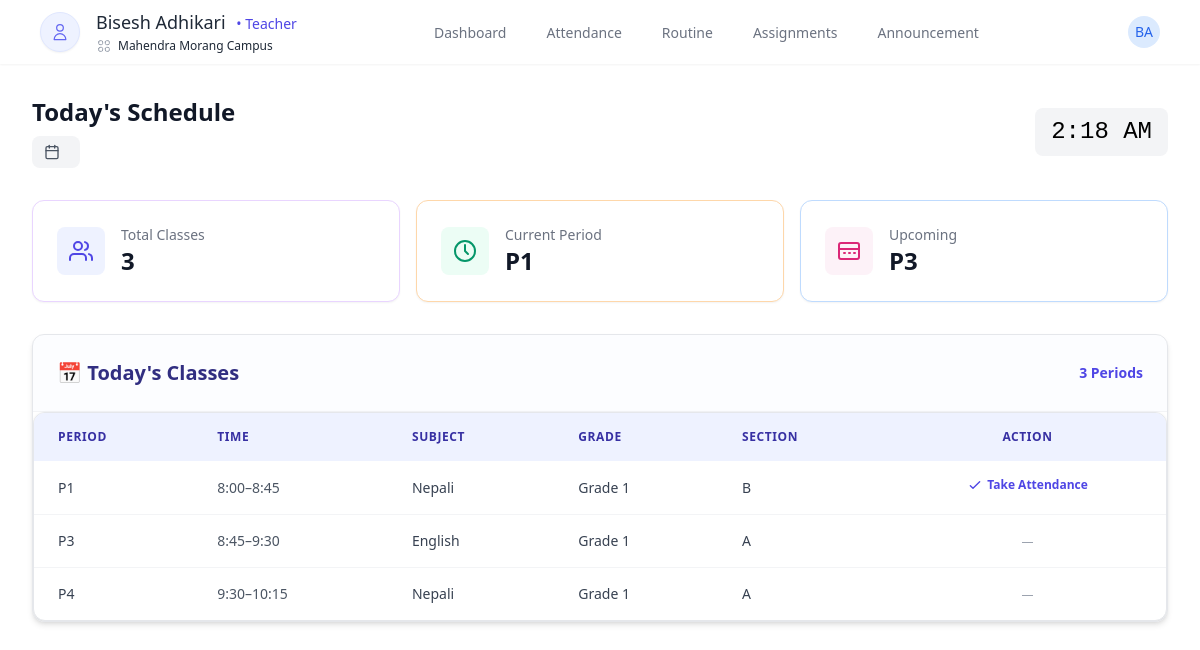
Screenshot of /routine/ (signed in) with the database file from the repository.
### users/models.py (models this page shows, shortened)
class CustomUser(AbstractUser):
    school = models.ForeignKey(School, on_delete=models.CASCADE, null=True, blank=True)
    is_school_admin = models.BooleanField(default=False)
    is_teacher = models.BooleanField(default=False)
    is_student = models.BooleanField(default=False)

class School(models.Model):
    name = models.CharField(max_length=100, unique=True)
    created_at = models.DateTimeField(auto_now_add=True)

### school/models.py (models this page shows, shortened)
class Routine(models.Model):
    DAY_CHOICES = [
        ("Sunday", "Sunday"),
        ("Monday", "Monday"),
        ("Tuesday", "Tuesday"),
        ("Wednesday", "Wednesday"),
        ("Thursday", "Thursday"),
        ("Friday", "Friday"),
    ]
    day = models.CharField(max_length=10, choices=DAY_CHOICES)
    period_number = models.PositiveIntegerField()
    subject = models.ForeignKey(Subjects, on_delete=models.CASCADE)
    teacher = models.ForeignKey(TeacherProfile, on_delete=models.CASCADE)
    grade = models.ForeignKey(Grade, on_delete=models.CASCADE)
    section = models.ForeignKey(Section, on_delete=models.CASCADE)
    school = models.ForeignKey(School, on_delete=models.CASCADE)
    class Meta:
        unique_together = ['day', 'period_number', 'grade', 'section', 'school']

class Subjects(models.Model):
    name = models.CharField(max_length=50)
    school = models.ForeignKey(School, on_delete=models.CASCADE, related_name='subjects')
    grade = models.ForeignKey(Grade, on_delete=models.CASCADE, related_name='subjects', null=True, blank=True)

class Grade(models.Model):
    school = models.ForeignKey(School, on_delete=models.CASCADE)
    grade_number = models.PositiveIntegerField(blank=True, null=True)
    name = models.CharField(max_length=20, blank=True, null=True)
    class Meta:
        unique_together = ('school', 'name', 'grade_number')

class Section(models.Model):
    school = models.ForeignKey(School, on_delete=models.CASCADE)
    grade = models.ForeignKey(Grade, on_delete=models.CASCADE, related_name='sections', null=True, blank=True)
    name = models.CharField(max_length=10)
    class Meta:
        unique_together = ('grade', 'name',)

### dashboard/views.py (the view)
# urls.py: path('routine/', teacher_routine_view, name='teacher_routine'),
def teacher_routine_view(request):
    if request.user.is_teacher:
        teacher_profile = get_object_or_404(TeacherProfile, user=request.user)
        today = datetime.today().strftime('%A')
        routines = Routine.objects.filter(
            teacher=teacher_profile,
            day=today
        ).order_by('period_number')
        return render(request, 'dashboard/teachers/teacher_routine.html', {
            'routines': routines,
            'today': today,
        })
    else:
        return render(request, 'not_authorized.html')

### dashboard/templatetags/custom_tags.py (called while the page is built)
@register.filter
def short_school_name(value):
    words = value.split()
    if len(words) >= 4:
        return f"{words[0]} {words[1]} {words[-1]}"
    return value

### dashboard/templates/dashboard/teachers/teacher_routine.html (shortened to what this page needs)
{% extends "dashboard/base.html" %}
{% block content %}
<div class="max-w-7xl mx-auto px-4 sm:px-6 lg:px-8 py-8">
  <div class="flex flex-col md:flex-row justify-between items-start md:items-center gap-4 mb-8">
    <div>
      <h1 class="text-2xl font-bold text-gray-900">Today's Schedule</h1>
      <div class="flex items-center gap-3 mt-2">
        <div class="flex items-center gap-2 bg-gray-100 px-3 py-2 rounded-lg text-sm text-gray-600">
        </div>
      </div>
    </div>
    <div class="text-2xl font-mono font-medium bg-gray-100 px-4 py-2 rounded-lg">
      <span id="live-clock">{{ now|date:"H:i" }}</span>
    </div>
  </div>
  <div class="grid grid-cols-1 sm:grid-cols-2 lg:grid-cols-3 gap-4 mb-8">
    <div class="bg-white p-6 rounded-xl shadow-sm border border-purple-200 hover:shadow-md transition-shadow duration-200">
      <div class="flex items-center gap-4">
        <div class="p-3 rounded-lg bg-indigo-50 text-indigo-600">
        </div>
        <div>
          <p class="text-sm font-medium text-gray-500">Total Classes</p>
          <p class="text-2xl font-semibold text-gray-900">{{ routines|length }}</p>
        </div>
      </div>
    </div>
    <div class="bg-white p-6 rounded-xl shadow-sm border border-orange-200 hover:shadow-md transition-shadow duration-200">
      <div class="flex items-center gap-4">
        <div class="p-3 rounded-lg bg-emerald-50 text-emerald-600">
          <svg xmlns="http://www.w3.org/2000/svg" class="h-6 w-6" viewBox="0 0 24 24" fill="none" stroke="currentColor" stroke-width="2" stroke-linecap="round" stroke-linejoin="round">
            <circle cx="12" cy="12" r="10"></circle>
            <polyline points="12 6 12 12 15 15"></polyline>
          </svg>
        </div>
        <div>
          <p class="text-sm font-medium text-gray-500">Current Period</p>
          <p class="text-2xl font-semibold text-gray-900">{% if routines %}P{{ routines.0.period_number }}{% else %}None{% endif %}</p>
        </div>
      </div>
    </div>
    <div class="bg-white p-6 rounded-xl shadow-sm border border-blue-200 hover:shadow-md transition-shadow duration-200">
      <div class="flex items-center gap-4">
        <div class="p-3 rounded-lg bg-pink-50 text-pink-600">
          <svg xmlns="http://www.w3.org/2000/svg" class="h-6 w-6" viewBox="0 0 24 24" fill="none" stroke="currentColor" stroke-width="2" stroke-linecap="round" stroke-linejoin="round">
            <rect x="2" y="4" width="20" height="16" rx="2"></rect>
            <path d="M2 10h20M7 14h1m4 0h1m4 0h1"></path>
          </svg>
        </div>
        <div>
          <p class="text-sm font-medium text-gray-500">Upcoming</p>
          <p class="text-2xl font-semibold text-gray-900">{% if routines|length > 1 %}P{{ routines.1.period_number }}{% else %}None{% endif %}</p>
        </div>
      </div>
    </div>
  </div>
  <div class="bg-white rounded-xl shadow-md overflow-hidden border border-gray-200">
      {% if routines %}
      <div class="p-6 border-b border-gray-100 bg-indigo-50/20">
        <div class="flex justify-between items-center">
          <h2 class="text-xl font-bold text-indigo-900">📅 Today's Classes</h2>
          <span class="text-sm font-semibold text-indigo-600">{{ routines|length }} Period{{ routines|pluralize }}</span>
        </div>
      </div>
      <div class="overflow-x-auto rounded-xl shadow border border-gray-200 bg-white">
  <table class="min-w-full text-sm text-gray-700">
    <thead class="bg-indigo-50 text-indigo-800 text-left text-xs uppercase tracking-wider">
      <tr>
        <th class="px-6 py-4 font-semibold">Period</th>
        <th class="px-6 py-4 font-semibold">Time</th>
        <th class="px-6 py-4 font-semibold">Subject</th>
        <th class="px-6 py-4 font-semibold">Grade</th>
        <th class="px-6 py-4 font-semibold">Section</th>
        <th class="px-6 py-4 font-semibold text-center">Action</th>
      </tr>
    </thead>
    <tbody class="divide-y divide-gray-100">
      {% for r in routines %}
      <tr class="hover:bg-indigo-50/30 transition">
        <td class="px-6 py-4 font-medium">P{{ r.period_number }}</td>
        <td class="px-6 py-4 text-gray-600">
          {% cycle '8:00–8:45' '8:45–9:30' '9:30–10:15' '10:30–11:15' '11:15–12:00' '12:00–12:45' %}
        </td>
        <td class="px-6 py-4">{{ r.subject.name }}</td>
        <td class="px-6 py-4">Grade {{ r.grade.grade_number }}</td>
        <td class="px-6 py-4">{{ r.section.name }}</td>
        <td class="px-6 py-4 text-center">
          {% if forloop.first %}
          <a href="{% url 'attendance' %}"
             class="inline-flex items-center gap-1 text-xs font-semibold text-indigo-600 hover:text-indigo-800 hover:underline transition">
            <svg xmlns="http://www.w3.org/2000/svg" class="h-4 w-4" fill="none"
              viewBox="0 0 24 24" stroke="currentColor" stroke-width="2">
              <path stroke-linecap="round" stroke-linejoin="round"
                d="M5 13l4 4L19 7" />
            </svg>
            Take Attendance
          </a>
          {% else %}
          <span class="text-gray-400 text-xs">—</span>
          {% endif %}
        </td>
      </tr>
      {% endfor %}
    </tbody>
  </table>
</div>
      {% endif %}
    </div>
  </div>
{% endblock %}

### dashboard/templates/dashboard/navbar.html (shortened to what this page needs)
{% load custom_tags %}
<nav class="bg-white shadow-sm">
  <div class="max-w-8xl mx-auto px-10">
    <div class="flex justify-between h-16">
      <div class="flex items-center">
        {% if request.user.is_school_admin %}
        <div class="flex-shrink-0 flex items-center">
          <svg class="h-8 w-8 text-blue-500" fill="none" viewBox="0 0 24 24" stroke="currentColor">
            <path stroke-linecap="round" stroke-linejoin="round" stroke-width="2" d="M12 6.253v13m0-13C10.832 5.477 9.246 5 7.5 5S4.168 5.477 3 6.253v13C4.168 18.477 5.754 18 7.5 18s3.332.477 4.5 1.253m0-13C13.168 5.477 14.754 5 16.5 5c1.747 0 3.332.477 4.5 1.253v13C19.832 18.477 18.247 18 16.5 18c-1.746 0-3.332.477-4.5 1.253" />
          </svg>
          <span class="ml-2 text-xl font-bold text-gray-800 truncate" title="{{ request.user.school.name }}">
            {{ request.user.school.name|short_school_name }}
          </span>
        </div>
        {% elif request.user.is_teacher %}
        <div class="flex items-center gap-4">
          <div class="relative">
            <div class="w-10 h-10 rounded-full bg-indigo-50 flex items-center justify-center shadow-sm border border-indigo-100">
              <svg xmlns="http://www.w3.org/2000/svg" class="h-5 w-5 text-indigo-500" fill="none" viewBox="0 0 24 24" stroke="currentColor">
                <path stroke-linecap="round" stroke-linejoin="round" stroke-width="1.5" d="M16 7a4 4 0 11-8 0 4 4 0 018 0zM12 14a7 7 0 00-7 7h14a7 7 0 00-7-7z" />
              </svg>
            </div>
          </div>
          <div>
            <h1 class="text-lg font-medium text-gray-800 leading-tight">
              {{ request.user.first_name }} {{ request.user.last_name }}
              <span class="text-sm font-normal text-indigo-600 ml-1.5">• Teacher</span>
            </h1>
            <div class="flex items-center mt-1 text-gray-500">
            <span class="text-xs text-gray-800 truncate" title="{{ request.user.school.name }}">
              {{ request.user.school.name|short_school_name }}
            </span>
        </div>
          </div>
        </div>
        {% endif %}
      </div>
     <div class="hidden sm:ml-6 sm:flex sm:space-x-8">
      {% if request.user.is_school_admin %}
      <a href="{% url 'school_admin_dashboard' %}"
        class="{% if request.resolver_match.url_name == 'school_admin_dashboard' %}border-blue-500 text-gray-900{% else %}border-transparent text-gray-500 hover:border-gray-300 hover:text-gray-700{% endif %} inline-flex items-center px-1 pt-1 border-b-2 text-sm font-medium">
        Dashboard
      </a>
      <a href="{% url 'teachers' %}"
        class="{% if request.resolver_match.url_name == 'teachers' %}border-blue-500 text-gray-900{% else %}border-transparent text-gray-500 hover:border-gray-300 hover:text-gray-700{% endif %} inline-flex items-center px-1 pt-1 border-b-2 text-sm font-medium">
        Teachers
      </a>
      <a href="{% url 'students' %}"
        class="{% if request.resolver_match.url_name == 'students' %}border-blue-500 text-gray-900{% else %}border-transparent text-gray-500 hover:border-gray-300 hover:text-gray-700{% endif %} inline-flex items-center px-1 pt-1 border-b-2 text-sm font-medium">
        Students
      </a>
      <a href="{% url 'subjects' %}"
        class="{% if request.resolver_match.url_name == 'subjects' %}border-blue-500 text-gray-900{% else %}border-transparent text-gray-500 hover:border-gray-300 hover:text-gray-700{% endif %} inline-flex items-center px-1 pt-1 border-b-2 text-sm font-medium">
        Subjects
      </a>
      <a href="{% url 'grades' %}"
        class="{% if request.resolver_match.url_name == 'grades' %}border-blue-500 text-gray-900{% else %}border-transparent text-gray-500 hover:border-gray-300 hover:text-gray-700{% endif %} inline-flex items-center px-1 pt-1 border-b-2 text-sm font-medium">
        Grades & Sections
      </a>
      <a href="{% url 'overall_attendance' %}"
        class="{% if request.resolver_match.url_name == 'overall_attendance' %}border-blue-500 text-gray-900{% else %}border-transparent text-gray-500 hover:border-gray-300 hover:text-gray-700{% endif %} inline-flex items-center px-1 pt-1 border-b-2 text-sm font-medium">
        Attendance
      </a>
      <a href="{% url 'routine_setup' %}"
        class="{% if request.resolver_match.url_name == 'routine_setup' %}border-blue-500 text-gray-900{% else %}border-transparent text-gray-500 hover:border-gray-300 hover:text-gray-700{% endif %} inline-flex items-center px-1 pt-1 border-b-2 text-sm font-medium">
        Routine Setup
      </a>
      {% comment %} <a href=""
        class="{% if request.resolver_match.url_name == 'reports' %}border-blue-500 text-gray-900{% else %}border-transparent text-gray-500 hover:border-gray-300 hover:text-gray-700{% endif %} inline-flex items-center px-1 pt-1 border-b-2 text-sm font-medium">
        Reports
      </a> {% endcomment %}
      {% elif request.user.is_teacher %}
      <a href="{% url 'teacher_dashboard' %}"
        class="{% if request.resolver_match.url_name == 'teacher_dashboard' %}border-blue-500 text-gray-900{% else %}border-transparent text-gray-500 hover:border-gray-300 hover:text-gray-700{% endif %} inline-flex items-center px-1 pt-1 border-b-2 text-sm font-medium">
        Dashboard
      </a>
      <a href="{% url 'attendance' %}"
        class="{% if request.resolver_match.url_name == 'attendance' %}border-blue-500 text-gray-900{% else %}border-transparent text-gray-500 hover:border-gray-300 hover:text-gray-700{% endif %} inline-flex items-center px-1 pt-1 border-b-2 text-sm font-medium">
        Attendance
      </a>
      <a href="{% url 'teacher_routine' %}"
        class="{% if request.resolver_match.url_name == 'assignments' %}border-blue-500 text-gray-900{% else %}border-transparent text-gray-500 hover:border-gray-300 hover:text-gray-700{% endif %} inline-flex items-center px-1 pt-1 border-b-2 text-sm font-medium">
        Routine
      </a>
      <a href="#"
        class="{% if request.resolver_match.url_name == 'assignments' %}border-blue-500 text-gray-900{% else %}border-transparent text-gray-500 hover:border-gray-300 hover:text-gray-700{% endif %} inline-flex items-center px-1 pt-1 border-b-2 text-sm font-medium">
        Assignments
      </a>
      <a href="#"
        class="{% if request.resolver_match.url_name == 'announcement' %}border-blue-500 text-gray-900{% else %}border-transparent text-gray-500 hover:border-gray-300 hover:text-gray-700{% endif %} inline-flex items-center px-1 pt-1 border-b-2 text-sm font-medium">
        Announcement
      </a>
      {% endif %}
    </div>
      <div class="hidden sm:ml-6 sm:flex sm:items-center">
        <div class="ml-3 relative">
          <div>
            <button type="button" class="bg-white rounded-full flex text-sm focus:outline-none focus:ring-2 focus:ring-offset-2 focus:ring-blue-500" id="user-menu-button" aria-expanded="false" aria-haspopup="true">
              {% if request.user.is_school_admin %}
              <div class="h-8 w-8 rounded-full bg-blue-100 flex items-center justify-center text-blue-600 font-medium">
                {{ request.user.school.name|first }}
              </div>
              {% else %}
              <div class="h-8 w-8 rounded-full bg-blue-100 flex items-center justify-center text-blue-600 font-medium">
                {{ request.user.first_name|first }}{{ request.user.last_name|first }}
              {% endif %}
            </button>
          </div>
        </div>
      </div>
    </div>
  </div>
</nav>

### rows the page displays
CustomUser: user.first_name "Bisesh", user.last_name "Adhikari", user.school.name|short_school_name "Mahendra Morang Campus", user.first_name|first "B", user.last_name|first "A"
Routine: period_number "1", subject.name "Nepali", grade.grade_number "1", section.name "B", shows "Take Attendance"
Routine: period_number "3", subject.name "English", grade.grade_number "1", section.name "A"
Routine: period_number "4", subject.name "Nepali", grade.grade_number "1", section.name "A"

### other values shown
{{ routines|length }} "3"
